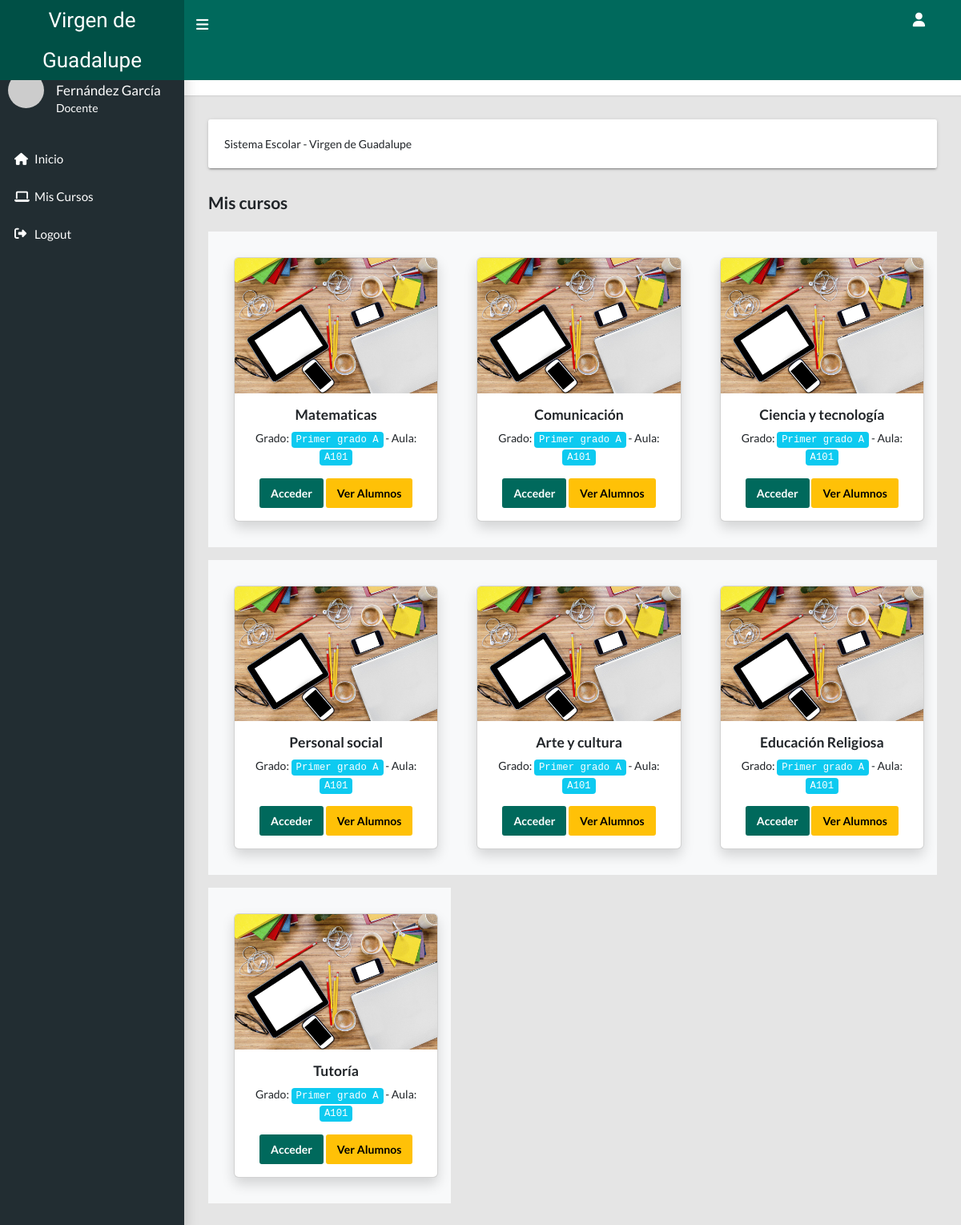
/profesor/index.php (signed in), run on the app's committed database.
### tables this page shows
CREATE TABLE `profesor_grado` (
  `pg_id` int(11) NOT NULL,
  `grado_id` int(11) NOT NULL,
  `aula_id` int(11) NOT NULL,
  `profesor_id` int(11) NOT NULL,
  `materia_id` int(11) NOT NULL,
  `periodo_id` int(11) NOT NULL,
  `estadopg` int(11) NOT NULL DEFAULT 1
);

CREATE TABLE `materias` (
  `materia_id` int(11) NOT NULL,
  `nombre_materia` varchar(100) NOT NULL,
  `estado` int(11) NOT NULL DEFAULT 1
);

CREATE TABLE `grados` (
  `grado_id` int(11) NOT NULL,
  `nombre_grado` varchar(100) NOT NULL,
  `estado` int(11) NOT NULL DEFAULT 1
);

CREATE TABLE `aulas` (
  `aula_id` int(11) NOT NULL,
  `nombre_aula` varchar(100) NOT NULL,
  `estado` int(11) NOT NULL DEFAULT 1
);

### profesor/index.php (the view)
<?php
require_once 'includes/header.php';
require_once '../includes/conexion.php';
$idprofesor = $_SESSION['profesor_id'];
$sql = "SELECT * FROM profesor_grado as pg INNER JOIN grados as g ON pg.grado_id = g.grado_id INNER JOIN aulas as a ON pg.aula_id = a.aula_id INNER JOIN profesor as p ON pg.profesor_id = p.profesor_id INNER JOIN materias as m ON pg.materia_id = m.materia_id WHERE pg.estadopg !=0 AND pg.profesor_id = $idprofesor";
$query = $pdo->prepare($sql);
$query -> execute();
$row = $query ->rowCount();
?>
<main class="app-content">
      <div class="app-title">
        <div>
          <h1><i class="fa-solid fa-gauge-high"></i>  Cursos Respectivos</h1>
        </div>
        <ul class="app-breadcrumb breadcrumb">
          <li class="breadcrumb-item"><i class="fa-solid fa-house"></i></li>
          <li class="breadcrumb-item"><a href="#">Principal</a></li>
        </ul>
      </div>
      <div class="row">
        <div class="col-md-12">
          <div class="tile">
            <div class="tile-body">Sistema Escolar - Virgen de Guadalupe</div>
          </div>
        </div>
      </div>
      <div class="row">
        <div class="col-md-12">
          <h4>Mis cursos</h4>
        </div>
      </div>
    <div class="container">
    <div class="row">
      <?php if ($row > 0) {
        while ($data = $query->fetch()) { ?>
          <div class="col-md-4 text-center bordered mt-3 p-4 bg-light">
            <div class="card m-2 shadow" style="width: 100%;">
              <img src="images/curso.jpg" class="card-img-top" alt="...">
              <div class="card-body">
                <h5 class="card-title text-center"><?= $data['nombre_materia'] ?></h5>
                <p class="card-text">Grado: <kbd class="bg-info"><?= $data['nombre_grado'] ?></kbd> - Aula: <kbd class="bg-info"><?= $data['nombre_aula'] ?></kbd></p>
                <a href="contenido.php?curso=<?= $data['pg_id'] ?>" class="btn btn-primary">Acceder</a>
                <a href="alumnos.php?curso="<?= $data['pg_id'] ?> class="btn btn-warning">Ver Alumnos</a>
              </div>
            </div>
          </div>
        <?php }
      } ?>
    </div>
  </div>
</main>
<?php
require_once 'includes/footer.php';
?>

### data on the page
profesor_grado: materia.nombre_materia "Matematicas", grado.nombre_grado "Primer grado A", aula.nombre_aula "A101"
profesor_grado: materia.nombre_materia "Comunicación", grado.nombre_grado "Primer grado A", aula.nombre_aula "A101"
profesor_grado: materia.nombre_materia "Ciencia y tecnología", grado.nombre_grado "Primer grado A", aula.nombre_aula "A101"
profesor_grado: materia.nombre_materia "Personal social", grado.nombre_grado "Primer grado A", aula.nombre_aula "A101"
profesor_grado: materia.nombre_materia "Arte y cultura", grado.nombre_grado "Primer grado A", aula.nombre_aula "A101"
profesor_grado: materia.nombre_materia "Educación Religiosa", grado.nombre_grado "Primer grado A", aula.nombre_aula "A101"
profesor_grado: materia.nombre_materia "Tutoría", grado.nombre_grado "Primer grado A", aula.nombre_aula "A101"
